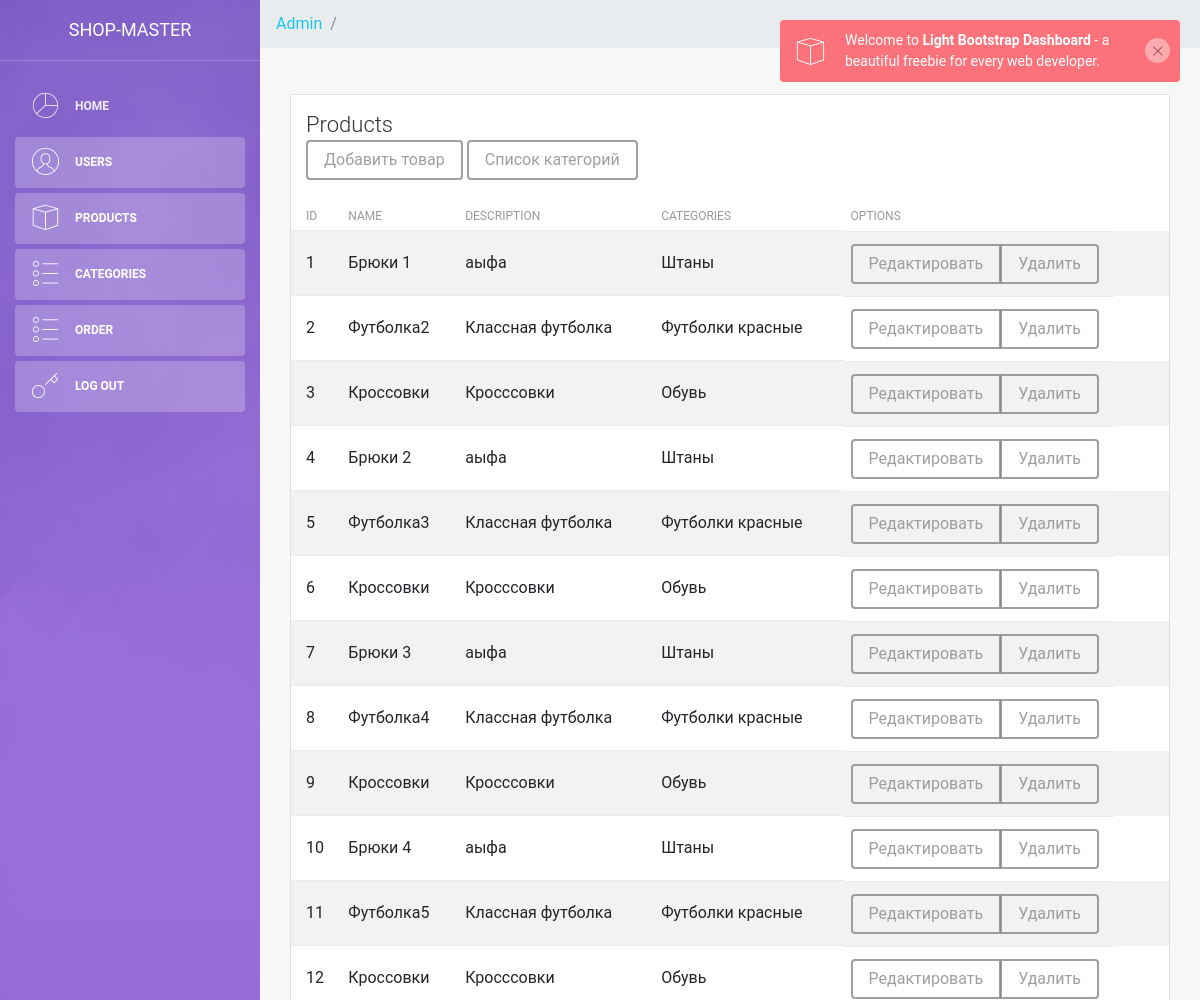
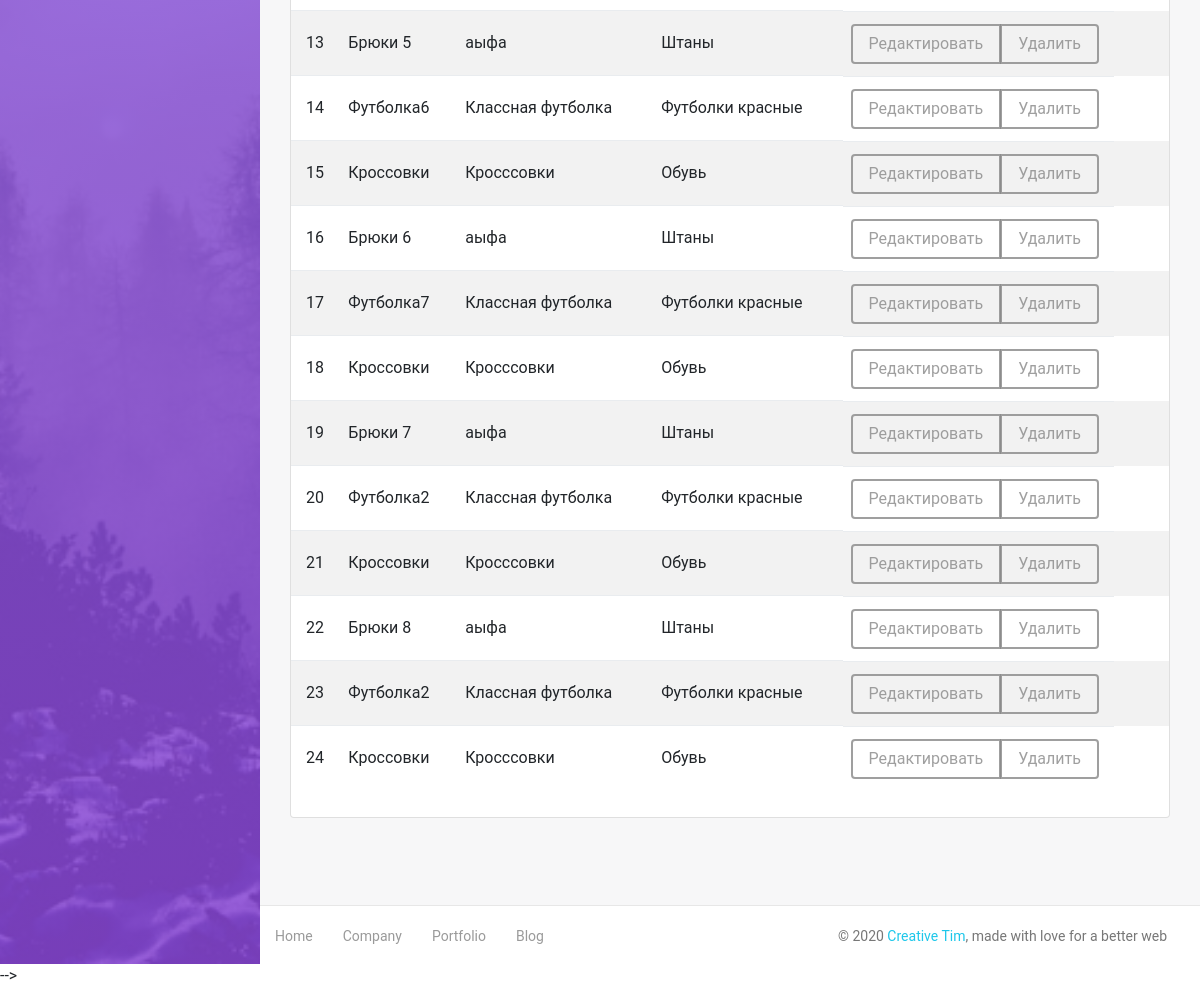
/admin/products.php, run on the app's committed database (2 pictures, top to bottom).
### tables this page shows
CREATE TABLE `products` (
  `id` int(11) NOT NULL,
  `title` varchar(255) NOT NULL,
  `description` text NOT NULL,
  `content` text NOT NULL,
  `category_id` int(11) NOT NULL,
  `image` varchar(255) NOT NULL,
  `costs` varchar(250) NOT NULL
);

CREATE TABLE `categories` (
  `id` int(11) NOT NULL,
  `title` varchar(255) NOT NULL
);

### admin/products.php (the view)
<?php
include $_SERVER['DOCUMENT_ROOT'].'/configs/db.php';
$page = "products";
include $_SERVER['DOCUMENT_ROOT'].'/admin/parts/header.php';
?>
    <div class="container-fluid">
        <div class="row">
            <div class="col-md-12">
                <div class="card strpied-tabled-with-hover">
                    <div class="card-header ">
                        <h4 class="card-title">Products</h4>
                        <a href="options/products/add.php?" type="button"class="btn btn-secondary">Добавить товар</a>
                        <a href="options/products/spisok_categories.php?" type="button"class="btn btn-secondary">Список категорий</a>
                    </div>
                    <div class="card-body table-full-width table-responsive">
                        <table class="table table-hover table-striped">
                            <thead>
                                <th>ID</th>
                                <th>Name</th>
                                <th>Description</th>
                                <th>Categories</th>
                                <th>Options</th>
                            </thead>
                            <tbody>
                                <?php
                                  $sql = "SELECT * FROM products";
                                  $result = mysqli_query($connect, $sql) ;
                                  while ($row = mysqli_fetch_assoc($result)) {
                                    $sql2 = "SELECT title FROM categories WHERE id = '".$row['category_id']."'";
                                    $result2 = mysqli_query($connect, $sql2);
                                    $comp2 = mysqli_fetch_assoc($result2);
                                      ?>
                                      <tr>
                                        <td><?php echo $row['id'] ?></td>
                                        <td><?php echo $row['title'] ?></td>
                                        <td><?php echo $row['description'] ?></td>
                                        <td><?php echo $comp2['title'] ?></td>
                                        <td>
                                           <div class="btn-group" role="group" aria-label="Basic example">
                                              <a href = "options/products/edit.php?id=<?php echo $row['id'] ?>" type="button" class="btn btn-secondary">Редактировать</a>
                                              <a href = "options/products/delete.php?id=<?php echo $row['id'] ?>"type="button" class="btn btn-secondary">Удалить</a>
                                           </div>
                                        </td>
                                      </tr>
                                      <?php
                                  }
                                ?>
                            </tbody>
                        </table>
                    </div>
                </div>
            </div>
        </div>
    </div>
</div>
<?php
include $_SERVER['DOCUMENT_ROOT'].'/admin/parts/footer.php';
?>

### admin/parts/header.php (shortened to what this page needs)
<!DOCTYPE html>
<html lang="en">
<head>
    <link rel="stylesheet" href="https://maxcdn.bootstrapcdn.com/font-awesome/latest/css/font-awesome.min.css" />
    <link href="/admin/assets/css/bootstrap.min.css" rel="stylesheet" />
    <link href="/admin/assets/css/light-bootstrap-dashboard.css?v=2.0.0 " rel="stylesheet" />
    <link href="/admin/assets/css/demo.css" rel="stylesheet" />
</head>
<body>
    <div class="wrapper">
        <div class="sidebar" data-image="assets/img/sidebar-5.jpg">
            <div class="sidebar-wrapper">
                <div class="logo">
                    <a href="/admin" class="simple-text">
                        Shop-Master
                    </a>
                </div>
                <?php include $_SERVER['DOCUMENT_ROOT'].'/admin/parts/nav.php'; ?>
            </div>
        </div>
        <div class="main-panel">
            <nav aria-label="breadcrumb">
              <ol class="breadcrumb">
                <li class="breadcrumb-item"><a href="/admin">Admin</a></li>
                <li class="breadcrumb-item active" aria-current="page"></li>
              </ol>
            </nav>
            <div class="content">

### admin/parts/nav.php
<ul class="nav">
        <li class="nav-item <?php if ($page == "home")
        {
            echo 'active';
        }?>">
            <a class="nav-link" href="/admin">
                <i class="nc-icon nc-chart-pie-35"></i>
                <p>Home</p>
            </a>
        </li>
        <li class="nav-item <?php if ($page == "products")
        {
            echo 'active';
        }?>">
            <a class="nav-link " href="./user.html">
                <i class="nc-icon nc-circle-09"></i>
                <p>Users</p>
            </a>
        </li>
        <li class="nav-item <?php if ($page == "products")
        {
            echo 'active';
        }?>">
            <a class="nav-link " href="products.php">
                <i class="nc-icon nc-app"></i>
                <p>Products</p>
            </a>
        </li>
        <li class="nav-item <?php if ($page == "products")
        {
            echo 'active';
        }?>">
            <a class="nav-link " href="./typography.html">
                <i class="nc-icon nc-bullet-list-67"></i>
                <p>Categories</p>
            </a>
        </li>
        <li class="nav-item <?php if ($page == "products")
        {
            echo 'active';
        }?>">
            <a class="nav-link " href="user_order.php">
                <i class="nc-icon nc-bullet-list-67"></i>
                <p>Order</p>
            </a>
        </li>
        <li class="nav-item <?php if ($page == "products")
        {
            echo 'active';
        }?>">
            <a class="nav-link" href="#">
                <i class="nc-icon nc-key-25"></i>
                    <p>Log out</p>
            </a>
        </li>
</ul>

### admin/parts/footer.php (shortened to what this page needs)
<footer class="footer">
                <div class="container-fluid">
                    <nav>
                        <ul class="footer-menu">
                            <li>
                                <a href="#">
                                    Home
                                </a>
                            </li>
                            <li>
                                <a href="#">
                                    Company
                                </a>
                            </li>
                            <li>
                                <a href="#">
                                    Portfolio
                                </a>
                            </li>
                            <li>
                                <a href="#">
                                    Blog
                                </a>
                            </li>
                        </ul>
                        <p class="copyright text-center">
                            ©
                            <a href="http://www.creative-tim.com">Creative Tim</a>, made with love for a better web
                        </p>
                    </nav>
                </div>
            </footer>
        </div>
    </div>
 -->
</body>
</html>

### data on the page
products: id "1", title "Брюки 1", description "аыфа", category.title "Штаны"
products: id "2", title "Футболка2", description "Классная футболка", category.title "Футболки красные"
products: id "3", title "Кроссовки", description "Кросссовки", category.title "Обувь"
products: id "4", title "Брюки 2", description "аыфа", category.title "Штаны"
products: id "5", title "Футболка3", description "Классная футболка", category.title "Футболки красные"
products: id "6", title "Кроссовки", description "Кросссовки", category.title "Обувь"
products: id "7", title "Брюки 3", description "аыфа", category.title "Штаны"
products: id "8", title "Футболка4", description "Классная футболка", category.title "Футболки красные"
products: id "9", title "Кроссовки", description "Кросссовки", category.title "Обувь"
products: id "10", title "Брюки 4", description "аыфа", category.title "Штаны"
products: id "11", title "Футболка5", description "Классная футболка", category.title "Футболки красные"
products: id "12", title "Кроссовки", description "Кросссовки", category.title "Обувь"
products: id "13", title "Брюки 5", description "аыфа", category.title "Штаны"
products: id "14", title "Футболка6", description "Классная футболка", category.title "Футболки красные"
products: id "15", title "Кроссовки", description "Кросссовки", category.title "Обувь"
products: id "16", title "Брюки 6", description "аыфа", category.title "Штаны"
products: id "17", title "Футболка7", description "Классная футболка", category.title "Футболки красные"
products: id "18", title "Кроссовки", description "Кросссовки", category.title "Обувь"
products: id "19", title "Брюки 7", description "аыфа", category.title "Штаны"
products: id "20", title "Футболка2", description "Классная футболка", category.title "Футболки красные"
products: id "21", title "Кроссовки", description "Кросссовки", category.title "Обувь"
products: id "22", title "Брюки 8", description "аыфа", category.title "Штаны"
products: id "23", title "Футболка2", description "Классная футболка", category.title "Футболки красные"
products: id "24", title "Кроссовки", description "Кросссовки", category.title "Обувь"
